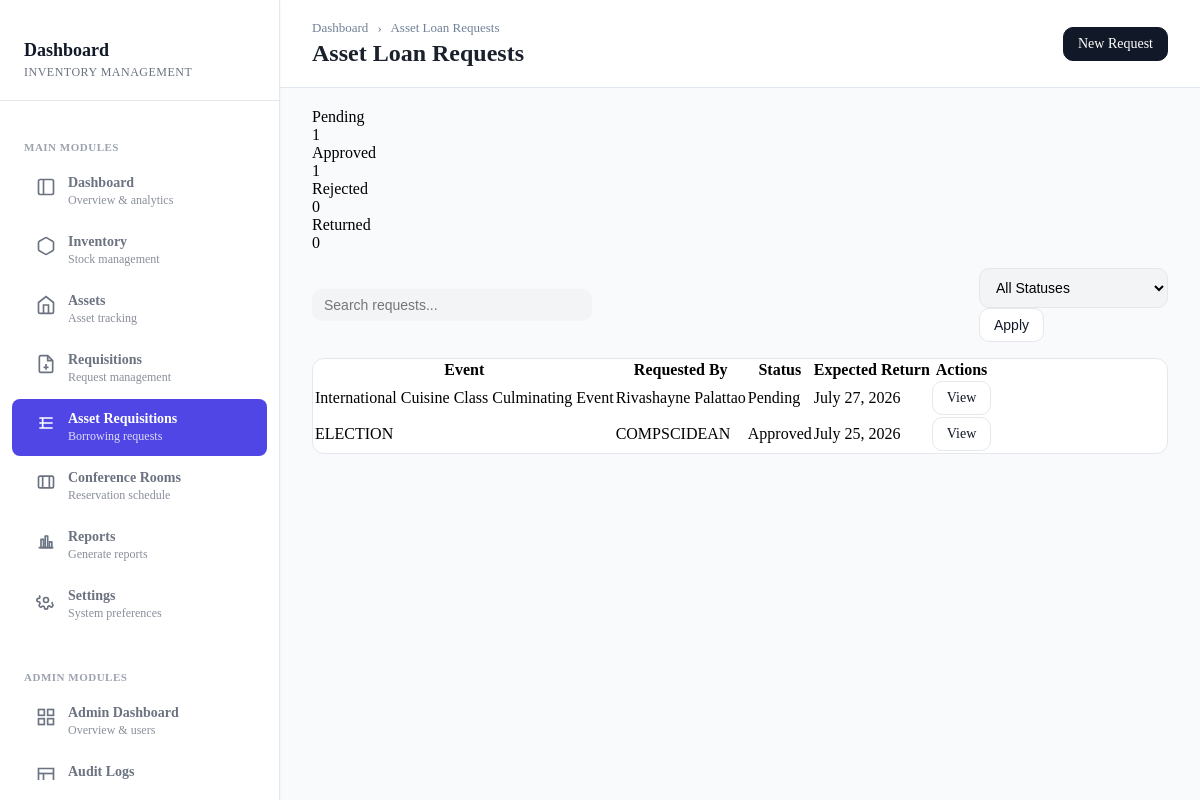
The page /inventorymanagement/asset-loans/ (signed in) on the database its author committed.
### inventorymanagement/models.py (models this page shows, shortened)
class AssetLoanRequest(models.Model):
    STATUS_CHOICES = [
        ('PENDING', 'Pending'),
        ('APPROVED', 'Approved'),
        ('REJECTED', 'Rejected'),
        ('RETURNED', 'Returned'),
    ]
    id = models.UUIDField(primary_key=True, default=uuid.uuid4, editable=False)
    requested_by = models.ForeignKey(
        settings.AUTH_USER_MODEL,
        on_delete=models.PROTECT,
        related_name='asset_loan_requests'
    )
    purpose = models.TextField(blank=True)
    event_name = models.CharField(max_length=200, blank=True)
    expected_return_date = models.DateField(null=True, blank=True)
    status = models.CharField(max_length=20, choices=STATUS_CHOICES, default='PENDING')
    approved_by = models.ForeignKey(
        settings.AUTH_USER_MODEL,
        on_delete=models.SET_NULL,
        null=True,
        blank=True,
        related_name='approved_asset_loan_requests'
    )
    approved_at = models.DateTimeField(null=True, blank=True)
    rejection_reason = models.TextField(blank=True)
    created_at = models.DateTimeField(auto_now_add=True)

### core/models.py (models this page shows, shortened)
class CustomUser(AbstractUser):
    id = models.UUIDField(primary_key=True, default=uuid.uuid4, editable=False)
    _first_name = models.CharField(max_length=255, blank=True, db_column='first_name')
    _middle_name = models.CharField(max_length=255, blank=True, db_column='middle_name')
    _last_name = models.CharField(max_length=255, blank=True, db_column='last_name')
    is_email_verified = models.BooleanField(default=False)
    bio = models.TextField(blank=True)
    _phone_number = models.CharField(max_length=255, blank=True, db_column='phone_number')
    avatar = models.ImageField(upload_to='avatars/', null=True, blank=True)
    avatar_url = models.URLField(max_length=500, blank=True, null=True)
    @property
    def first_name(self):
        return decrypt(self._first_name) if self._first_name else ''
    @first_name.setter
    def first_name(self, value):
        self._first_name = encrypt(value) if value else ''
    @property
    def middle_name(self):
        return decrypt(self._middle_name) if self._middle_name else ''
    @middle_name.setter
    def middle_name(self, value):
        self._middle_name = encrypt(value) if value else ''
    @property
    def last_name(self):
        return decrypt(self._last_name) if self._last_name else ''
    @last_name.setter
    def last_name(self, value):
        self._last_name = encrypt(value) if value else ''
    @property
    def phone_number(self):
        return decrypt(self._phone_number) if self._phone_number else ''
    @phone_number.setter
    def phone_number(self, value):
        self._phone_number = encrypt(value) if value else ''

### inventorymanagement/views.py (the view)
# urls.py: path('asset-loans/', views.asset_loan_requests, name='asset_loan_requests'),
@login_required
@require_system_access
def asset_loan_requests(request):
    current_system = request.current_system
    systems = request.session.get('accessible_systems', [])
    status_filter = request.GET.get('status', '').strip().upper()
    search_query = request.GET.get('search', '').strip()
    loan_requests = AssetLoanRequest.objects.select_related('requested_by', 'approved_by').prefetch_related('items__asset')
    if status_filter:
        loan_requests = loan_requests.filter(status=status_filter)
    if search_query:
        loan_requests = loan_requests.filter(
            Q(event_name__icontains=search_query) |
            Q(purpose__icontains=search_query) |
            Q(requested_by__username__icontains=search_query)
        )
    if not _is_inventory_admin(request):
        loan_requests = loan_requests.filter(requested_by=request.user)
    loan_requests = loan_requests.order_by('-created_at')
    pending_count = AssetLoanRequest.objects.filter(status='PENDING').count()
    approved_count = AssetLoanRequest.objects.filter(status='APPROVED').count()
    rejected_count = AssetLoanRequest.objects.filter(status='REJECTED').count()
    returned_count = AssetLoanRequest.objects.filter(status='RETURNED').count()
    return render(request, 'inventorymanagement/pages/asset_loan_requests.html', {
        'systems': systems,
        'current_system': current_system,
        'loan_requests': loan_requests,
        'status_filter': status_filter,
        'search_query': search_query,
        'pending_count': pending_count,
        'approved_count': approved_count,
        'rejected_count': rejected_count,
        'returned_count': returned_count,
        'is_admin': _is_inventory_admin(request),
    })

### core/utils/encryption.py (called while the page is built)
def decrypt(value: str) -> str:
    if not value:
        return ""
    try:
        return fernet.decrypt(value.encode()).decode()
    except InvalidToken:
        return value

### inventorymanagement/views.py (called while the page is built)
def _is_inventory_admin(request):
    current_system = getattr(request, 'current_system', None) or request.session.get('current_system', 'inventorymanagement')
    if request.user.is_superuser:
        return True
    return SystemMembership.objects.filter(
        user=request.user,
        system_name=current_system,
        system_role__in=['admin', 'superadmin']
    ).exists()

### projectmanagement/templatetags/user_role.py (called while the page is built)
@register.simple_tag
def get_user_role(user, system_name):
    if not user.is_authenticated:
        return None
    membership = SystemMembership.objects.filter(
        user=user,
        system_name=system_name,
        system_role__in=['admin', 'superadmin']
    ).first()
    return membership.system_role if membership else None

### inventorymanagement/templates/inventorymanagement/pages/asset_loan_requests.html (shortened to what this page needs)
{% extends 'inventorymanagement/base.html' %}
{% load static %}
{% block extra_head %}
<link rel="stylesheet" href="{% static 'inventorymanagement/css/pages/assets.css' %}">
{% endblock %}
{% block content %}
<main class="main-content">
  <div class="top-bar">
    <div class="page-header">
      <div class="breadcrumb">Dashboard <span class="breadcrumb-sep">›</span> Asset Loan Requests</div>
      <h1>Asset Loan Requests</h1>
    </div>
    <div class="top-actions">
      <a class="btn btn-primary" href="{% url 'inventorymanagement:create_asset_loan_request' %}">New Request</a>
    </div>
  </div>
  <div class="content-wrap">
    <div class="summary-grid">
      <div class="summary-card">
        <div class="summary-label">Pending</div>
        <div class="summary-value">{{ pending_count|default:0 }}</div>
      </div>
      <div class="summary-card">
        <div class="summary-label">Approved</div>
        <div class="summary-value">{{ approved_count|default:0 }}</div>
      </div>
      <div class="summary-card">
        <div class="summary-label">Rejected</div>
        <div class="summary-value">{{ rejected_count|default:0 }}</div>
      </div>
      <div class="summary-card">
        <div class="summary-label">Returned</div>
        <div class="summary-value">{{ returned_count|default:0 }}</div>
      </div>
    </div>
    <div class="toolbar">
      <div class="toolbar-search">
        <form class="search-box" method="get" action="{{ request.path }}">
          <input type="text" name="search" placeholder="Search requests..." value="{{ search_query|default:'' }}" />
        </form>
      </div>
      <div class="toolbar-actions">
        <form method="get" action="{{ request.path }}" class="filter-inline">
          <select name="status" class="filter-select">
            <option value="" {% if not status_filter %}selected{% endif %}>All Statuses</option>
          </select>
          <button class="btn btn-secondary" type="submit">Apply</button>
        </form>
      </div>
    </div>
    <div class="table-card">
      {% if loan_requests %}
      <table>
        <thead>
          <tr>
            <th>Event</th>
            <th>Requested By</th>
            <th>Status</th>
            <th>Expected Return</th>
            <th>Actions</th>
          </tr>
        </thead>
        <tbody>
          {% for request_item in loan_requests %}
          <tr>
            <td>{{ request_item.event_name|default:'Untitled Event' }}</td>
            <td>{{ request_item.requested_by.get_full_name|default:request_item.requested_by.username }}</td>
            <td>{{ request_item.get_status_display }}</td>
            <td>{{ request_item.expected_return_date|default:'—' }}</td>
            <td>
              <a class="btn btn-secondary" href="{% url 'inventorymanagement:view_asset_loan_request' request_item.id %}">View</a>
            </td>
          </tr>
          {% endfor %}
        </tbody>
      </table>
      {% else %}
      <p>No asset loan requests found.</p>
      {% endif %}
    </div>
  </div>
</main>
{% endblock %}

### static/inventorymanagement/css/sidebar.css (style rules this page uses)
* { margin: 0; padding: 0; box-sizing: border-box; }

### static/inventorymanagement/css/pages/assets.css (style rules this page uses)
* { margin: 0; padding: 0; box-sizing: border-box; }
.main-content { margin-left: 280px; flex: 1; display: flex; flex-direction: column; min-height: 100vh; background: #f9fafb; }
.top-bar { background: #fff; padding: 20px 32px; border-bottom: 1px solid #e2e8f0; display: flex; justify-content: space-between; align-items: center; flex-wrap: wrap; gap: 16px; }
.page-header h1 { font-size: 24px; color: #1a202c; margin: 4px 0 0; }
.breadcrumb { font-size: 13px; color: #718096; }
.breadcrumb-sep { margin: 0 6px; }
.top-actions { display: flex; align-items: center; gap: 12px; }
.content-wrap { padding: 20px 32px 32px; display: flex; flex-direction: column; gap: 16px; }
.toolbar { display: flex; align-items: center; justify-content: space-between; gap: 16px; flex-wrap: wrap; }
.toolbar-actions { display: flex; gap: 12px; flex-wrap: wrap; }
.search-box { display: flex; align-items: center; gap: 8px; background: #f3f4f6; border-radius: 10px; padding: 8px 12px; min-width: 280px; }
.search-box input { border: none; outline: none; background: transparent; font-size: 14px; width: 100%; color: #111827; }
.btn { display: inline-flex; align-items: center; gap: 8px; padding: 8px 14px; border-radius: 10px; border: 1px solid #e5e7eb; background: #fff; color: #111827; font-size: 14px; cursor: pointer; transition: all 0.2s ease; }
.btn-primary { background: #111827; color: #fff; border-color: #111827; }
.btn-secondary { background: #fff; }
.filter-select { width: 100%; padding: 10px 12px; border-radius: 10px; border: 1px solid #e5e7eb; background: #f3f4f6; font-size: 14px; }
.table-card { background: #fff; border-radius: 12px; border: 1px solid #e5e7eb; overflow: hidden; }
a { text-decoration: none; }

### rows shown on the page
AssetLoanRequest: event_name "International Cuisine Class Culminating Event", requested_by.get_full_name "Rivashayne Palattao", status "Pending", expected_return_date "July 27, 2026"
AssetLoanRequest: event_name "ELECTION", requested_by.get_full_name "COMPSCIDEAN", status "Approved", expected_return_date "July 25, 2026"

### other values the page prints
{{ pending_count|default:0 }} "1"
{{ approved_count|default:0 }} "1"
{{ rejected_count|default:0 }} "0"
{{ returned_count|default:0 }} "0"
